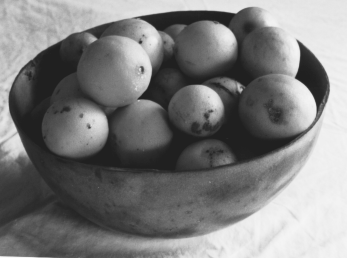
//> input picture kuwahara/limes.tif, 347 x 258 px
$ ./kuwahara limes.tif output1.jpg 5   (built with g++ and OpenCV 4)
//> lines starting //> are read from the running program, lines starting //| are printed output that depends on the picture
//> further down, inputImage is the input picture: 258 rows x 347 cols, CV_8UC1; min 32, max 249, mean 126.1
#include <iostream>
#include <opencv2/opencv.hpp>
#include <string>
#include <chrono>

// Debug
// #include <iostream>
// #include <fstream>

using namespace cv;
using namespace std;
using namespace chrono;

/// @brief Struct to hold the coordinates of a quadrant.
struct Quadrant
{
	int y1, x1, y2, x2;
};

/// @brief Struct to hold the mean and variance of a region.
struct RegionStatistics
{
	double mean = 0.0;
	double variance = DBL_MAX;
};

/// @brief Calculate the mean and variance of a region.
/// @details The region is defined by the top-left and bottom-right corners.
/// The mean and variance are calculated using the integral images.
/// The mean is calculated as:
/// mean = sum / numberOfPixels
/// The variance is calculated as:
/// variance = (sqSum / numberOfPixels) - (mean * mean)
/// @param sumImage Sum image
/// @param sqSumImage  square sum image
/// @param quad quadrant
/// @return RegionStatistics
RegionStatistics calculateRegionStatistics(const Mat &sumImage, const Mat &sqSumImage, const Quadrant &quad)
{
	RegionStatistics stats;

	if (quad.y1 >= quad.y2 || quad.x1 >= quad.x2)
	{
		return stats;
	}

	int numberOfPixels = (quad.y2 - quad.y1 + 1) * (quad.x2 - quad.x1 + 1);

	double sum = sumImage.at<double>(quad.y2 + 1, quad.x2 + 1) -
							 sumImage.at<double>(quad.y1, quad.x2 + 1) -
							 sumImage.at<double>(quad.y2 + 1, quad.x1) +
							 sumImage.at<double>(quad.y1, quad.x1);

	double sqSum = sqSumImage.at<double>(quad.y2 + 1, quad.x2 + 1) -
								 sqSumImage.at<double>(quad.y1, quad.x2 + 1) -
								 sqSumImage.at<double>(quad.y2 + 1, quad.x1) +
								 sqSumImage.at<double>(quad.y1, quad.x1);

	stats.mean = sum / numberOfPixels;
	stats.variance = (sqSum / numberOfPixels) - (stats.mean * stats.mean);

	return stats;
}

/// @brief Generate mock image with 5x5
/// @return 5x5 image with 32-bit signed integers
Mat generate5x5MatImage()
{
	cv::Mat image(5, 5, CV_8U);
	int counter = 0;

	for (int row = 0; row < image.rows; ++row)
	{
		for (int col = 0; col < image.cols; ++col)
		{
			image.at<int>(row, col) = counter++;
		}
	}

	return image;
}

/// @brief Get quadrants of the image.
/// @details The quadrants are defined as follows:
/// A: Top-left, B: Top-right, C: Bottom-left, D: Bottom-right
/// @param x column index
/// @param y row index
/// @param halfKernel half of the kernel size
/// @param rows rows of the image
/// @param cols columns of the image
/// @return vector of quadrants
vector<Quadrant> getQuadrants(int x, int y, int halfKernel, int rows, int cols)
{
	return {
			// A
			{max(0, y - halfKernel), max(0, x - halfKernel), y, x},

			// B
			{max(0, y - halfKernel), x, y, min(cols - 1, x + halfKernel)},

			// C
			{y, max(0, x - halfKernel), min(rows - 1, y + halfKernel), x},

			// D
			{y, x, min(rows - 1, y + halfKernel), min(cols - 1, x + halfKernel)}};
}

/// @brief Calculate Integral Image and Sqaure Integraal Image. (Summed Area Tables (SAT))
/// @details SAT tables will be used to calculate the mean and variances of regions in Kuwahara Filter
/// The details of the algorithm can be found in https://en.wikipedia.org/wiki/Summed-area_table#:~:text=In%20the%20image%20processing%20domain,Crow%20for%20use%20with%20mipmaps.
/// e.g arguments - ./src/kuwahara limes.tif output1.jpg 5
/// e.g. arguments for debugging - ./src/kuwahara debug output1.jpg 5
/// @param input input Image to calculate Sum and Square Sum images
/// @param sumImage output Sum Image
/// @param sqSumImage output Square Sum Image
void calculateIntegralImages(const Mat &input, Mat &sumImage, Mat &sqSumImage)
{
	// When creating the integral image, it is convenient to create a matrix (or IplImage)
	// with one extra column and one extra row, both initialised to zero. This is to avoid when x or y becomes -1
	sumImage = Mat::zeros(input.rows + 1, input.cols + 1, CV_64F);
	sqSumImage = Mat::zeros(input.rows + 1, input.cols + 1, CV_64F);

	// Fill integral images row by row. Iterate the height (rows) first
	for (int y = 0; y < input.rows; y++)
	{
		// Iterate the width (cols) of the image
		for (int x = 0; x < input.cols; x++)
		{
			// Get pixel value (as double for precision)
			double pixel = input.at<double>(y, x);
			double pixelSq = pixel * pixel;

			// Calculate sums (+1 because integral images have extra row/col)
			// I(x,y) = i(x,y) + I(x-1, y) + I(x,y -1) +  - I(x-1, y-1). In Matrix, element is accessed by matrix[row, col] = matrix [y,x]
			sumImage.at<double>(y + 1, x + 1) = pixel +
																					sumImage.at<double>(y, x + 1) +
																					sumImage.at<double>(y + 1, x) -
																					sumImage.at<double>(y, x);

			// Sqaure Sum will be used to calculate variance
			sqSumImage.at<double>(y + 1, x + 1) = pixelSq +
																						sqSumImage.at<double>(y, x + 1) +
																						sqSumImage.at<double>(y + 1, x) -
																						sqSumImage.at<double>(y, x);
		}
	}
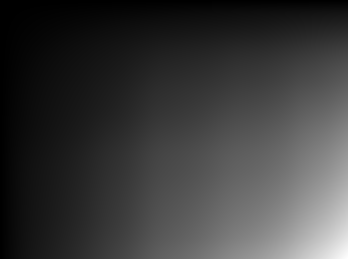
//> sumImage: 259 rows x 348 cols, CV_64FC1; min 0, max 11287460, mean 2616339.7; drawn with min black and max white
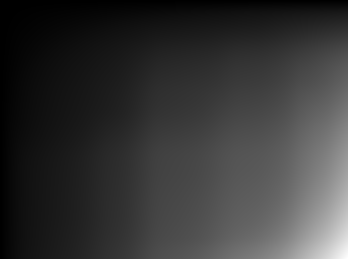
//> sqSumImage: 259 rows x 348 cols, CV_64FC1; min 0, max 1.9e+09, mean 406457493.5; drawn with min black and max white
}

/// @brief This works by four big four steps
/// 1. Calculate the integral image and square integral image. Still Big O(n) time compexity.
/// 2. Calculate the mean and variance of each region
/// 3. Find the region with the smallest variance
/// 4. Set the output pixel to the mean of the region with the smallest variance
/// @param input Input image
/// @param output Output image
/// @param kernelSize Kernel size
void kuwaharaFilter(const Mat &input, Mat &output, int kernelSize)
{
	// Debug
	// std::ofstream logFile("log.txt");

	// Create output image
	output = Mat(input.size(), input.type());
	int halfKernelSize = kernelSize / 2;

	// Calculate integral images before to be used without complexiing the code
	// According to the book, it might be safer to convert to double. Or we can calculate the max by max = width*height*255
	Mat sumImage, sqSumImage;
	Mat inputDoubleImage;
	input.convertTo(inputDoubleImage, CV_64F);

	// Calculate integral images already to improve performance
	calculateIntegralImages(inputDoubleImage, sumImage, sqSumImage);

	// Rows
	for (int y = 0; y < input.rows; y++)
	{
		// Then columns
		for (int x = 0; x < input.cols; x++)
		{
			auto quadrants = getQuadrants(x, y, halfKernelSize, input.rows, input.cols);

			// [9 lines of commented-out code are left out]
			double minVariance = DBL_MAX;
			double meanWithSmallestVariance = 0.0;

			// Loop through quadrants
			for (const Quadrant &quad : quadrants)
			{
				RegionStatistics stats = calculateRegionStatistics(sumImage, sqSumImage, quad);

				if (stats.variance < minVariance)
				{
					minVariance = stats.variance;
					meanWithSmallestVariance = stats.mean;
				}
			}

			// Set output pixel to the mean of the region with the smallest variance
			output.at<uchar>(y, x) = saturate_cast<uchar>(meanWithSmallestVariance);
		}
	}

	// Debug
	// logFile.close();
}

int main(int argc, char **argv)
{
	// Argument Validation. Argument should have three parameters.
	if (argc != 4)
	{
		cerr << "!! Wrong Arguments. " << argv[0] << " <input> <output> <kernel_size>. e.g. ./src/kuwahara limes_kuwahara5x5.tif output1.jpg 5" << endl;
		return -1;
	}

	try
	{
		// Parse Arguments
		const char *inputPath = argv[1];
		const char *outputPath = argv[2];
		int kernelSize = atoi(argv[3]);

		cout << "Arguments - Input: " << inputPath << ". Output: " << outputPath << ". Kernel Size: " << kernelSize << endl;

		// Kernel Size Validation. Odd nubmer works better.
		if (kernelSize % 2 == 0 || kernelSize < 3 || kernelSize > 15)
		{
			cerr << "!! Kernel Size should be odd and between 3 and 15." << endl;
			return -1;
		}

		// Read Image. The image should be under the root directory. Otherwise change the path below.
		Mat inputImage;
		if (strcmp(inputPath, "debug") == 0)
		{
			inputImage = generate5x5MatImage();
		}
		else
		{
			string fullInputPath = "../" + string(inputPath);
			inputImage = imread(fullInputPath, IMREAD_GRAYSCALE);

			if (inputImage.empty())
			{
				cerr << "!! Input Image cannot be read." << endl;
				return -1;
			}
		}

		// Timer starts
		auto startTime = high_resolution_clock::now();

		Mat outputImage;
		kuwaharaFilter(inputImage, outputImage, kernelSize);

		// Measure time
		auto stopTime = high_resolution_clock::now();
		auto duration = duration_cast<microseconds>(stopTime - startTime);
		cout << "Processing time: " << duration.count() / 1000.0 << " milliseconds" << endl;

		// The image should be under the root directory. Otherwise change the path below.
		string fullOutputPath = "../" + string(outputPath);
		imwrite(fullOutputPath, outputImage);
		cout << "Successfully applied Kuwahara Filter." << endl;
		return 0;
//> (the program exits here)
